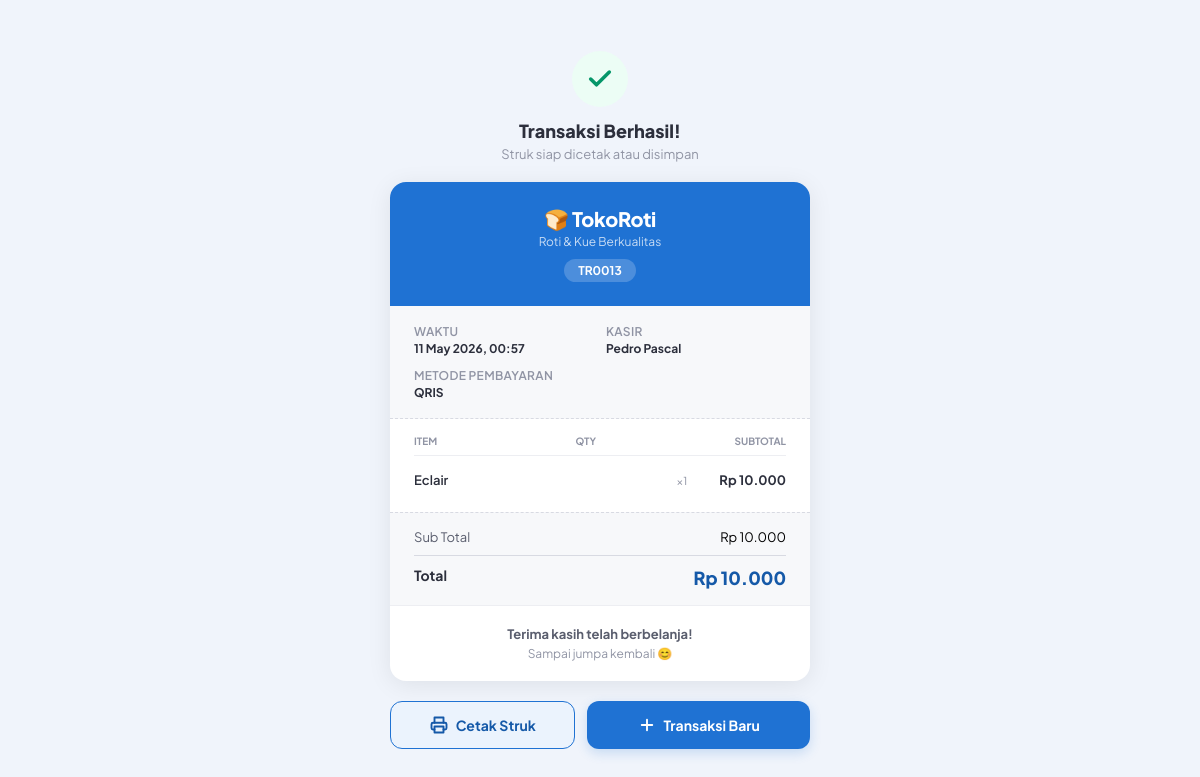
Screenshot of /struk.php?id=TR0013 (signed in) with the database file from the repository.
### tables this page shows
CREATE TABLE `transaksi` (
  `id_transaksi` varchar(10) NOT NULL,
  `waktu_transaksi` datetime NOT NULL,
  `total_bayar` int NOT NULL,
  `uang_bayar` int DEFAULT '0',
  `kembalian` int DEFAULT '0',
  `metode_bayar` varchar(20) DEFAULT 'Cash',
  `status` varchar(20) DEFAULT 'Selesai',
  `id_karyawan` varchar(10) NOT NULL
);

CREATE TABLE `karyawan` (
  `id_karyawan` varchar(10) NOT NULL,
  `nama_karyawan` varchar(50) NOT NULL,
  `jabatan` varchar(50) NOT NULL,
  `username` varchar(50) NOT NULL,
  `password` varchar(255) NOT NULL,
  `is_active` tinyint(1) DEFAULT '1'
);

### public/struk.php (the view, shortened to what this page needs)
<?php
require_once '../config/database.php';
$id = $_GET['id'] ?? '';
$stmt = $conn->prepare(
    "SELECT t.*, k.nama_karyawan
     FROM transaksi t
     JOIN karyawan k ON t.id_karyawan = k.id_karyawan
     WHERE t.id_transaksi = :id"
);
$stmt->execute([':id' => $id]);
$transaksi = $stmt->fetch(PDO::FETCH_ASSOC);
$stmtDetail = $conn->prepare("SELECT * FROM detailstruk WHERE id_transaksi = :id");
$stmtDetail->execute([':id' => $id]);
$items = $stmtDetail->fetchAll(PDO::FETCH_ASSOC);
?>
<!DOCTYPE html>
<html lang="id">
<head>
</head>
<body>
<div class="struk-wrap">
    <div class="page-header no-print">
        <div class="sukses-icon">
            <svg viewBox="0 0 24 24" fill="none" stroke="currentColor" stroke-width="3" stroke-linecap="round" stroke-linejoin="round">
                <polyline points="20 6 9 17 4 12"></polyline>
            </svg>
        </div>
        <h1>Transaksi Berhasil!</h1>
        <p>Struk siap dicetak atau disimpan</p>
    </div>
    <div class="struk-card">
        <div class="struk-header">
            <div class="toko-nama">🍞 TokoRoti</div>
            <div class="toko-tagline">Roti & Kue Berkualitas</div>
            <div class="struk-id"><?= htmlspecialchars($transaksi['id_transaksi']) ?></div>
        </div>
        <div class="struk-info">
            <div class="info-item">
                <div class="info-label">Waktu</div>
                <div class="info-val"><?= date('d M Y, H:i', strtotime($transaksi['waktu_transaksi'])) ?></div>
            </div>
            <div class="info-item">
                <div class="info-label">Kasir</div>
                <div class="info-val"><?= htmlspecialchars($transaksi['nama_karyawan']) ?></div>
            </div>
            <div class="info-item" style="grid-column: span 2;">
                <div class="info-label">Metode Pembayaran</div>
                <div class="info-val"><?= htmlspecialchars($transaksi['metode_bayar']) ?></div>
            </div>
        </div>
        <div class="struk-items">
            <div class="item-header">
                <span>Item</span>
                <span>Qty</span>
                <span>Subtotal</span>
            </div>
            <?php foreach ($items as $item): ?>
            <div class="struk-item-row">
                <span class="item-nama"><?= htmlspecialchars($item['nama_menu']) ?></span>
                <span class="item-qty">×<?= $item['jumlah'] ?></span>
                <span class="item-sub">Rp <?= number_format($item['subtotal'], 0, ',', '.') ?></span>
            </div>
            <?php endforeach; ?>
        </div>
        <div class="struk-summary">
            <div class="summary-row">
                <span>Sub Total</span>
                <span>Rp <?= number_format($transaksi['total_bayar'], 0, ',', '.') ?></span>
            </div>
            <div class="summary-row total">
                <span>Total</span>
                <span>Rp <?= number_format($transaksi['total_bayar'], 0, ',', '.') ?></span>
            </div>
        </div>
        <div class="struk-footer">
            <strong>Terima kasih telah berbelanja!</strong>
            Sampai jumpa kembali 😊
        </div>
    </div>
    <div class="struk-actions no-print">
        <button onclick="window.print()" class="btn-cetak">
            <svg viewBox="0 0 24 24" fill="none" stroke="currentColor" stroke-width="2.5" stroke-linecap="round" stroke-linejoin="round">
                <polyline points="6 9 6 2 18 2 18 9"/>
                <path d="M6 18H4a2 2 0 01-2-2v-5a2 2 0 012-2h16a2 2 0 012 2v5a2 2 0 01-2 2h-2"/>
                <rect x="6" y="14" width="12" height="8"/>
            </svg>
            Cetak Struk
        </button>
        <a href="kasir.php" class="btn-baru">
            <svg viewBox="0 0 24 24" fill="none" stroke="currentColor" stroke-width="2.5" stroke-linecap="round" stroke-linejoin="round">
                <path d="M12 5v14M5 12h14"/>
            </svg>
            Transaksi Baru
        </a>
    </div>
</div>
</body>
</html>

### public/struk.php (style rules this page uses)
:root { --blue-50: #EBF3FD; --blue-500: #1F72D3; --blue-600: #1559A8; --gray-50: #F7F8FA; --gray-100: #EDEEF2; --gray-200: #D8DAE2; --gray-400: #9094A4; --gray-600: #5A5E6E; --gray-800: #2C2F3C; --white: #FFFFFF; --green-50: #ECFDF5; --green-600:#059669; --font: 'Plus Jakarta Sans', sans-serif; }
* { box-sizing: border-box; margin: 0; padding: 0; }
body { font-family: var(--font); background: #F0F4FB; min-height: 100vh; display: flex; flex-direction: column; align-items: center; justify-content: center; padding: 32px 16px; }
.struk-wrap { width: 100%; max-width: 420px; display: flex; flex-direction: column; gap: 20px; }
.page-header { text-align: center; }
.page-header .sukses-icon { width: 56px; height: 56px; background: var(--green-50); border-radius: 50%; display: flex; align-items: center; justify-content: center; margin: 0 auto 12px; }
.page-header .sukses-icon svg { width: 28px; height: 28px; color: var(--green-600); }
.page-header h1 { font-size: 18px; font-weight: 800; color: var(--gray-800); }
.page-header p { font-size: 13px; color: var(--gray-400); margin-top: 4px; }
.struk-card { background: var(--white); border-radius: 16px; overflow: hidden; box-shadow: 0 4px 24px rgba(0,0,0,.08); }
.struk-header { background: var(--blue-500); padding: 24px; text-align: center; color: white; }
.struk-header .toko-nama { font-size: 20px; font-weight: 800; letter-spacing: -.3px; }
.struk-header .toko-tagline { font-size: 12px; opacity: .75; margin-top: 2px; }
.struk-header .struk-id { display: inline-block; margin-top: 10px; background: rgba(255,255,255,.2); border-radius: 100px; padding: 4px 14px; font-size: 12px; font-weight: 700; }
.struk-info { padding: 18px 24px; background: var(--gray-50); border-bottom: 1px dashed var(--gray-200); display: grid; grid-template-columns: 1fr 1fr; gap: 12px; }
.info-item { font-size: 12px; }
.info-label { color: var(--gray-400); font-weight: 600; text-transform: uppercase; letter-spacing: .3px; margin-bottom: 2px; }
.info-val { color: var(--gray-800); font-weight: 700; }
.struk-items { padding: 16px 24px; }
.item-header { display: flex; justify-content: space-between; font-size: 10px; font-weight: 700; text-transform: uppercase; color: var(--gray-400); padding-bottom: 8px; border-bottom: 1px solid var(--gray-100); margin-bottom: 8px; }
.struk-item-row { display: flex; align-items: baseline; gap: 8px; padding: 8px 0; border-bottom: 1px dashed var(--gray-100); }
.struk-item-row:last-child { border-bottom: none; }
.item-nama { flex: 1; font-size: 13px; font-weight: 600; color: var(--gray-800); }
.item-qty { font-size: 11px; color: var(--gray-400); min-width: 32px; text-align: center; }
.item-sub { font-size: 13px; font-weight: 700; color: var(--gray-800); text-align: right; min-width: 80px; }
.struk-summary { padding: 16px 24px; background: var(--gray-50); border-top: 1px dashed var(--gray-200); display: flex; flex-direction: column; gap: 6px; }
.summary-row { display: flex; justify-content: space-between; font-size: 13px; }
.summary-row span:first-child { color: var(--gray-600); }
.summary-row.total { padding-top: 10px; border-top: 1.5px solid var(--gray-200); margin-top: 4px; }
.summary-row.total span:first-child { font-size: 14px; font-weight: 700; color: var(--gray-800); }
.summary-row.total span:last-child { font-size: 18px; font-weight: 800; color: var(--blue-600); }
.struk-footer { padding: 20px; text-align: center; font-size: 12px; color: var(--gray-400); border-top: 1px solid var(--gray-100); }
.struk-footer strong { display: block; font-size: 13px; color: var(--gray-600); margin-bottom: 4px; }
.struk-actions { display: grid; grid-template-columns: 1fr 1.2fr; gap: 12px; }
.btn-cetak { padding: 14px; border-radius: 12px; border: 1.5px solid var(--blue-500); background: var(--blue-50); color: var(--blue-600); font-family: var(--font); font-size: 14px; font-weight: 700; cursor: pointer; display: flex; align-items: center; justify-content: center; gap: 8px; transition: all .2s; }
.btn-baru { padding: 14px; border-radius: 12px; border: none; background: var(--blue-500); color: white; font-family: var(--font); font-size: 14px; font-weight: 700; cursor: pointer; text-decoration: none; display: flex; align-items: center; justify-content: center; gap: 8px; box-shadow: 0 4px 12px rgba(31,114,211,0.2); }
.btn-cetak svg, .btn-baru svg { width: 18px; height: 18px; }

### rows the page displays
transaksi: id_transaksi "TR0013", waktu_transaksi "11 May 2026, 00:57", id_karyawan.nama_karyawan "Pedro Pascal", metode_bayar "QRIS", total_bayar "10.000"

### other values shown
$item['nama_menu'] "Eclair"
$item['jumlah'] "1"
$item['subtotal'] "10.000"
